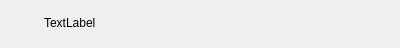
<?xml version="1.0" encoding="UTF-8"?>
<ui version="4.0">
 <class>Form</class>
 <widget class="QWidget" name="Form">
  <property name="geometry">
   <rect>
    <x>0</x>
    <y>0</y>
    <width>400</width>
    <height>48</height>
   </rect>
  </property>
  <property name="sizePolicy">
   <sizepolicy hsizetype="Preferred" vsizetype="Fixed">
    <horstretch>0</horstretch>
    <verstretch>0</verstretch>
   </sizepolicy>
  </property>
  <property name="minimumSize">
   <size>
    <width>0</width>
    <height>36</height>
   </size>
  </property>
  <property name="maximumSize">
   <size>
    <width>16777215</width>
    <height>48</height>
   </size>
  </property>
  <property name="windowTitle">
   <string>Form</string>
  </property>
  <layout class="QHBoxLayout" name="horizontalLayout_2">
   <property name="spacing">
    <number>0</number>
   </property>
   <property name="leftMargin">
    <number>0</number>
   </property>
   <property name="topMargin">
    <number>0</number>
   </property>
   <property name="rightMargin">
    <number>0</number>
   </property>
   <property name="bottomMargin">
    <number>0</number>
   </property>
   <item>
    <widget class="QWidget" name="widget" native="true">
     <layout class="QHBoxLayout" name="horizontalLayout">
      <property name="spacing">
       <number>13</number>
      </property>
      <property name="leftMargin">
       <number>13</number>
      </property>
      <property name="bottomMargin">
       <number>11</number>
      </property>
      <item>
       <widget class="QLabel" name="lb_icon">
        <property name="sizePolicy">
         <sizepolicy hsizetype="Maximum" vsizetype="Maximum">
          <horstretch>0</horstretch>
          <verstretch>0</verstretch>
         </sizepolicy>
        </property>
        <property name="minimumSize">
         <size>
          <width>18</width>
          <height>18</height>
         </size>
        </property>
        <property name="maximumSize">
         <size>
          <width>18</width>
          <height>18</height>
         </size>
        </property>
        <property name="text">
         <string/>
        </property>
       </widget>
      </item>
      <item>
       <widget class="QLabel" name="lb_text">
        <property name="text">
         <string>TextLabel</string>
        </property>
       </widget>
      </item>
     </layout>
    </widget>
   </item>
  </layout>
 </widget>
 <resources/>
 <connections/>
</ui>
